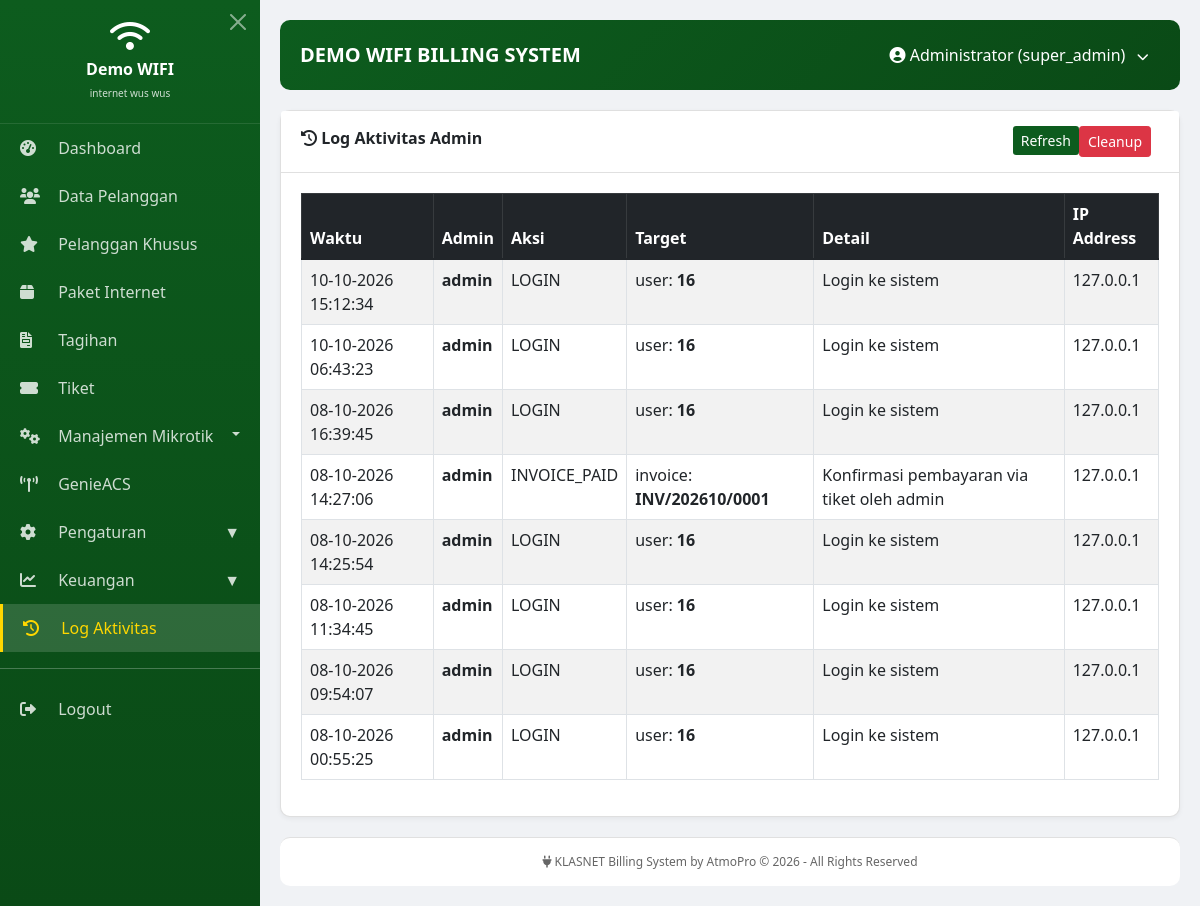
/modules/logs/index.php (signed in), run on the app's committed database.
### tables this page shows
CREATE TABLE `admin_logs` (
  `id` int(11) NOT NULL AUTO_INCREMENT,
  `admin_id` int(11) NOT NULL,
  `admin_username` varchar(100) NOT NULL,
  `action` varchar(100) NOT NULL,
  `target_type` varchar(50) DEFAULT NULL,
  `target_id` varchar(100) DEFAULT NULL,
  `details` text DEFAULT NULL,
  `ip_address` varchar(45) DEFAULT NULL,
  `created_at` timestamp NULL DEFAULT current_timestamp(),
  PRIMARY KEY (`id`),
  KEY `idx_admin` (`admin_id`),
  KEY `idx_action` (`action`),
  KEY `idx_created` (`created_at`)
);

### modules/logs/index.php (the view, shortened to what this page needs)
<?php
include '../../includes/header.php';
try {
$pdo = Database::getInstance()->getConnection();
} catch(PDOException $e) {
    die("Koneksi database gagal: " . $e->getMessage());
}
$stmt = $pdo->query("SELECT * FROM admin_logs ORDER BY created_at DESC LIMIT 100");
$logs = $stmt->fetchAll();
?>
<div class="card">
    <div class="card-header">
        <i class="fas fa-history"></i> Log Aktivitas Admin
       <a href="cleanup.php" class="btn btn-sm btn-danger float-end me-2">Cleanup</a>
<a href="?refresh=1" class="btn btn-sm btn-primary float-end">Refresh</a>
    </div>
    <div class="card-body">
        <?php if (empty($logs)): ?>
            <div class="alert alert-info">Belum ada aktivitas yang tercatat.</div>
        <?php else: ?>
            <div class="table-responsive">
                <table class="table table-bordered table-striped">
                    <thead class="table-dark">
                        <tr>
                            <th>Waktu</th>
                            <th>Admin</th>
                            <th>Aksi</th>
                            <th>Target</th>
                            <th>Detail</th>
                            <th>IP Address</th>
                        </tr>
                    </thead>
                    <tbody>
                        <?php foreach ($logs as $log): ?>
                            <tr>
                                <td><?= date('d-m-Y H:i:s', strtotime($log['created_at'])) ?></td>
                                <td><strong><?= htmlspecialchars($log['admin_username']) ?></strong></td>
                                <td><?= htmlspecialchars($log['action']) ?></td>
                                <td>
                                    <?php if ($log['target_type'] && $log['target_id']): ?>
                                        <?= htmlspecialchars($log['target_type']) ?>: <strong><?= htmlspecialchars($log['target_id']) ?></strong>
                                    <?php else: ?>
                                        -
                                    <?php endif; ?>
                                </td>
                                <td><?= htmlspecialchars($log['details'] ?? '-') ?></td>
                                <td><?= htmlspecialchars($log['ip_address']) ?></td>
                            </tr>
                        <?php endforeach; ?>
                    </tbody>
                </table>
            </div>
        <?php endif; ?>
    </div>
</div>
<?php include '../../includes/footer.php'; ?>

### includes/header.php (style rules this page uses)
* { margin: 0; padding: 0; box-sizing: border-box; }
body { font-family: 'Segoe UI', sans-serif; background: #f0f2f5; }
.card { background: white; border-radius: 10px; margin-bottom: 20px; box-shadow: 0 2px 5px rgba(0,0,0,0.05); }
.card-header { background: white; border-bottom: 1px solid #e0e0e0; padding: 15px 20px; font-weight: 600; }
.card-body { padding: 20px; }
.btn-primary { background: #0d5c1e; border: none; }
.table-responsive { overflow-x: auto; }

### data on the page
admin_logs: created_at "10-10-2026 15:12:34", admin_username "admin", action "LOGIN", target_type "user", target "16", details "Login ke sistem", ip_address "127.0.0.1"
admin_logs: created_at "10-10-2026 06:43:23", admin_username "admin", action "LOGIN", target_type "user", target "16", details "Login ke sistem", ip_address "127.0.0.1"
admin_logs: created_at "08-10-2026 16:39:45", admin_username "admin", action "LOGIN", target_type "user", target "16", details "Login ke sistem", ip_address "127.0.0.1"
admin_logs: created_at "08-10-2026 14:27:06", admin_username "admin", action "INVOICE_PAID", target_type "invoice", target "INV/202610/0001", details "Konfirmasi pembayaran via tiket oleh admin", ip_address "127.0.0.1"
admin_logs: created_at "08-10-2026 14:25:54", admin_username "admin", action "LOGIN", target_type "user", target "16", details "Login ke sistem", ip_address "127.0.0.1"
admin_logs: created_at "08-10-2026 11:34:45", admin_username "admin", action "LOGIN", target_type "user", target "16", details "Login ke sistem", ip_address "127.0.0.1"
admin_logs: created_at "08-10-2026 09:54:07", admin_username "admin", action "LOGIN", target_type "user", target "16", details "Login ke sistem", ip_address "127.0.0.1"
admin_logs: created_at "08-10-2026 00:55:25", admin_username "admin", action "LOGIN", target_type "user", target "16", details "Login ke sistem", ip_address "127.0.0.1"

### other printed values
$company_name "Demo WIFI"
$company_tagline "internet wus wus"
$company_name "DEMO WIFI"
$_SESSION['user_name'] "Administrator"
$_SESSION['user_role'] "super_admin"
